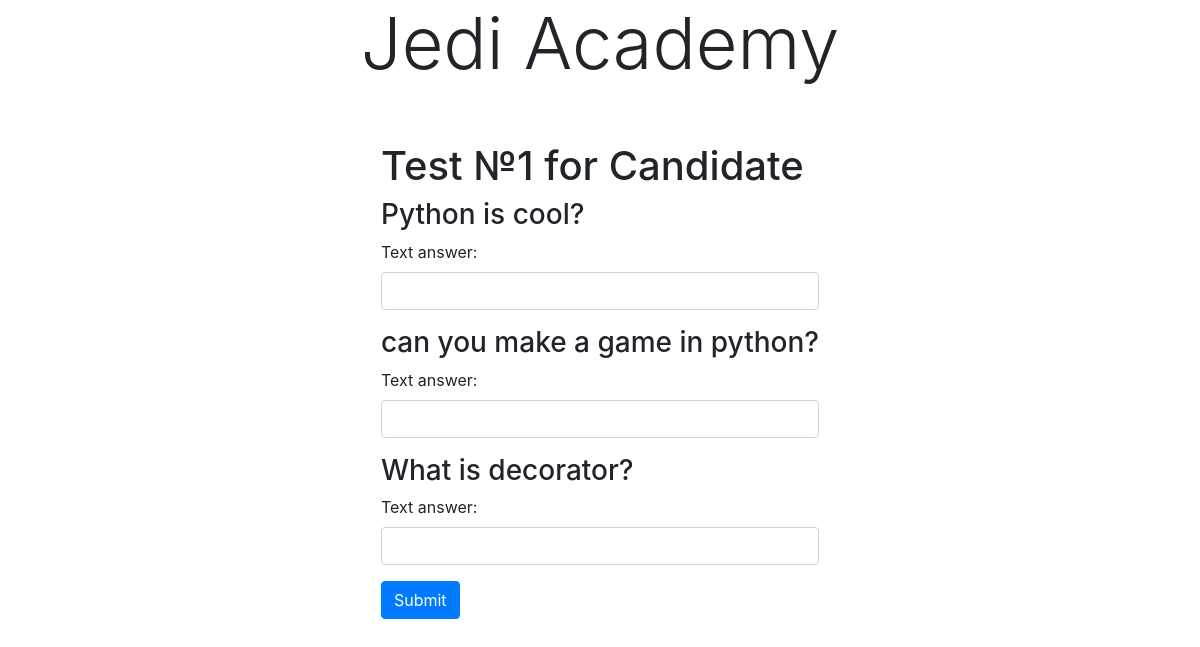
Page /jedi/test_form (signed in) on the committed database.
### jedi_department/models.py (models this page shows, shortened)
class Test(models.Model):
    title = models.CharField(max_length=50, db_index=True)

class ListQuestions(models.Model):
    test = models.ForeignKey(Test, on_delete=models.CASCADE)
    number = models.IntegerField()
    question = models.CharField(max_length=300, db_index=True)
    metadata = models.CharField(max_length=150, db_index=True, blank=True)
    def __str__(self):
        return self.question

### jedi_department/views.py (the view)
# urls.py: path('test_form', views.test_form, name='test_form'),
def test_form(request):
    test = Test.objects.get(id=1)
    questions = ListQuestions.objects.filter(test=test)
    email_candidate = request.session['email_candidate']
    if request.method == 'POST':
        form_test = TestForm(request.POST)
        if form_test.is_valid():
            candidate = Candidate.objects.get(email=email_candidate)
            answers = request.POST.getlist('text_answer')
            candidate.pass_test = True
            candidate.save(update_fields=['pass_test'])
            for i in range(0, len(questions)):
                new_answer = Answer.objects.create(
                    test=test,
                    candidate=candidate,
                    question=questions[i],
                    text_answer=answers[i]
                )
            return HttpResponse('<h1>Answer accepted</h1>')
    else:
        form_test = TestForm()
    return render(request, 'jedi_department/test_form.html', context={
        'test_form': form_test,
        'questions': questions,
        'test': test
    })

### jedi_department/forms.py
class TestForm(forms.ModelForm):
    class Meta:
        model = Answer
        fields = ['text_answer']
        widgets = {
            'text_answer': forms.TextInput(attrs={'class': 'form-control'}),
        }

### jedi_department/templates/jedi_department/test_form.html (shortened to what this page needs)
{% extends 'jedi_department/base_jedi.html' %}
{% block content %}
<div class="container mt-5">
    <div class="row justify-content-md-center">
        <div class="col-md-auto">
            <h1>Test №{{ test.id }} for Candidate</h1>
            <form action="test_form" method="POST">
                {% for question in questions %}
                    <div class="form-group">
                    <h3>{{ question }}</h3>
                        {{ test_form }}
                    </div>
                {% endfor %}
                <button type="submit" class="btn btn-primary">Submit</button>
            </form>
        </div>
    </div>
</div>
{% endblock content %}

### rows in the picture
Test: id "1"
ListQuestions: question "Python is cool?"
ListQuestions: question "can you make a game in python?"
ListQuestions: question "What is decorator?"
